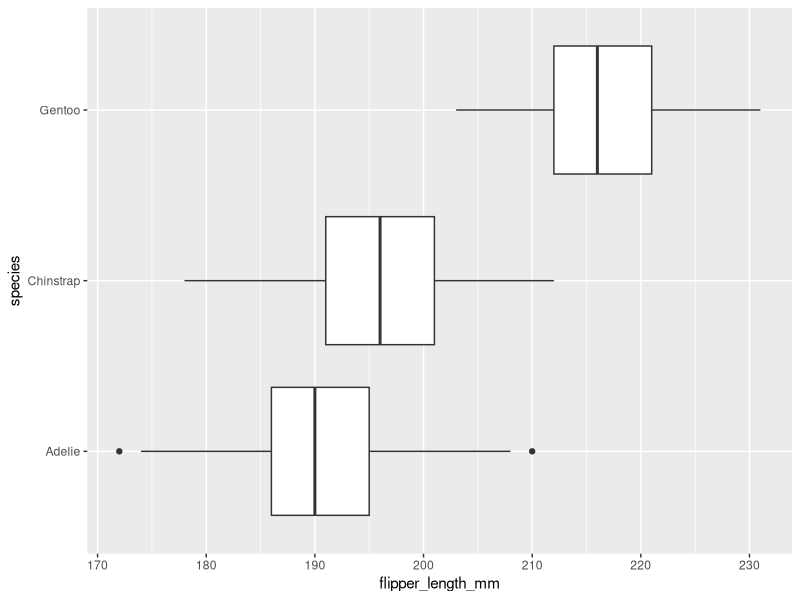
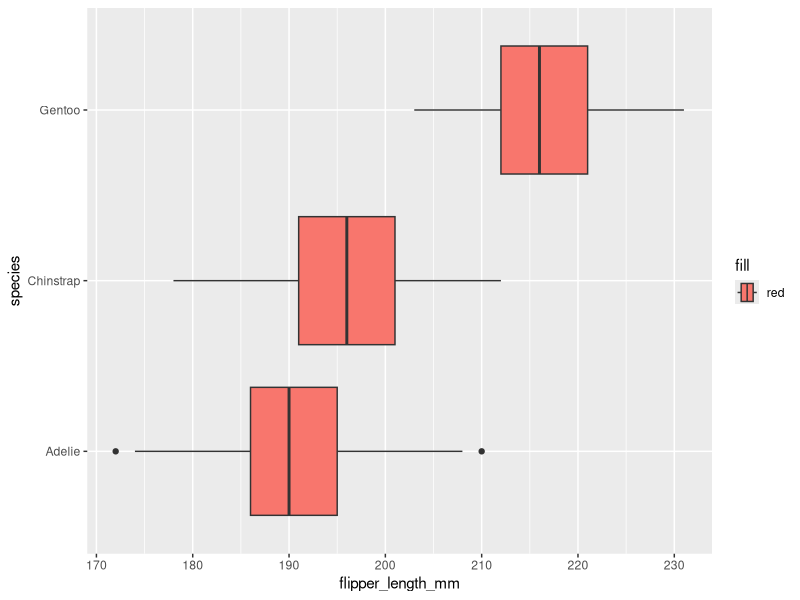
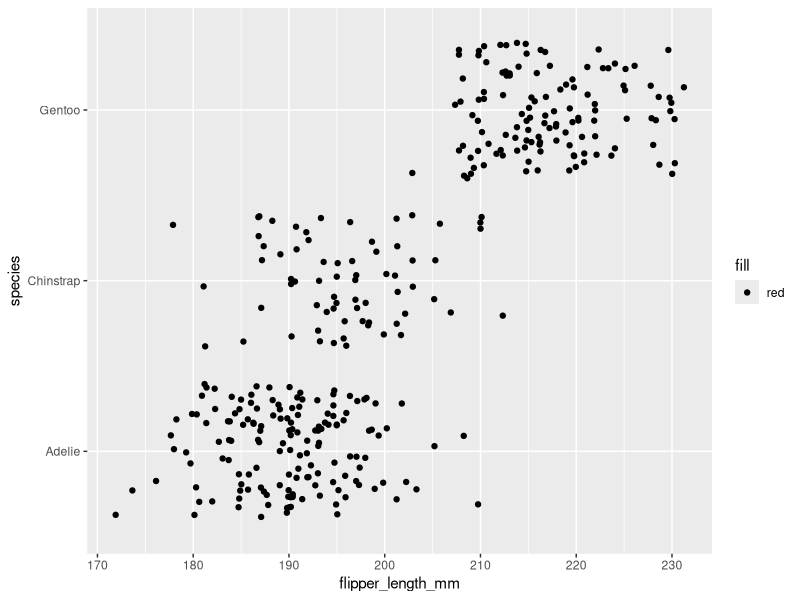
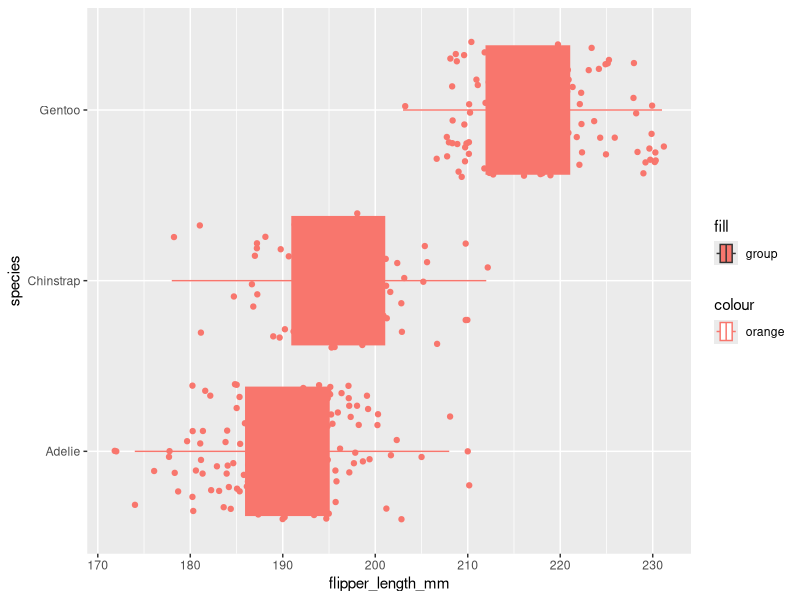
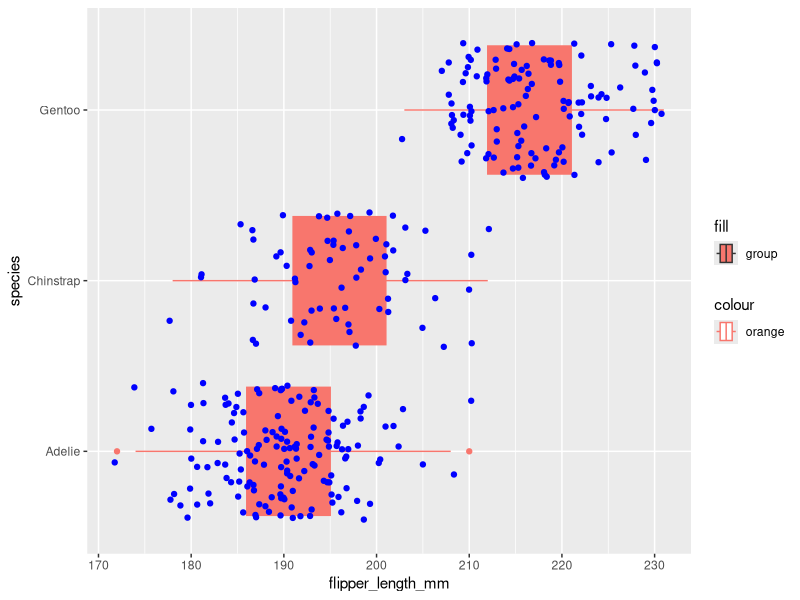

These figures' R source, in order:
## ---- chunk 1
knitr::opts_chunk$set(error = TRUE)
## ---- chunk 2
library(palmerpenguins)
penguins
## ---- chunk 3
library(ggplot2)
## ---- chunk 4
ggplot(data = penguins, mapping = aes(x = flipper_length_mm, y = species)) +
  geom_boxplot()
## ---- chunk 5
ggplot(data = penguins, mapping = aes(x = flipper_length_mm, y = species, fill = "red")) +
  geom_boxplot()
## ---- chunk 6
ggplot(data = penguins, mapping = aes(x = flipper_length_mm, y = species, fill = 'red')) +
 geom_jitter()
## ---- chunk 7
ggplot(data = penguins, mapping = aes(x = flipper_length_mm, y = species,  color = 'orange', fill = 'group')) +
  geom_jitter() + geom_boxplot()
## ---- chunk 8
ggplot(data = penguins, mapping = aes(x = flipper_length_mm, y = species,  color = 'orange', fill = 'group')) +
  geom_boxplot()+ geom_jitter(color = 'blue', fill = 'yellow')
## ---- chunk 9

## ---- chunk 10

## ---- chunk 11

## ---- chunk 12

## ---- chunk 13

## ---- chunk 14

